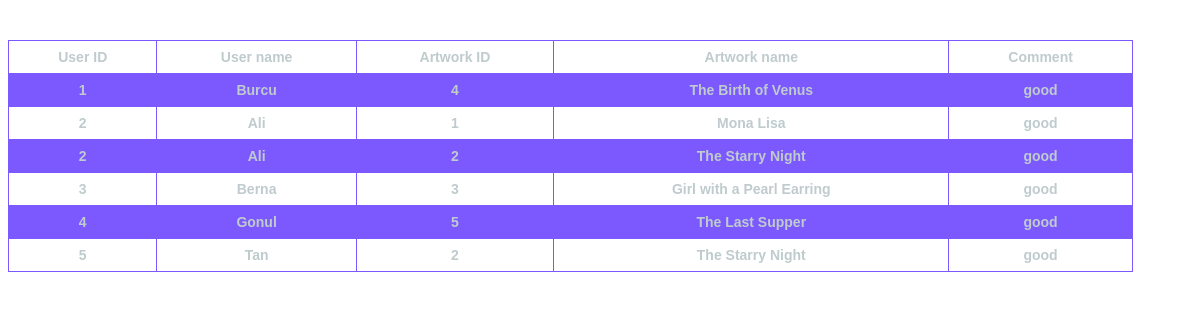
Screenshot of /user_panel_ispace/User_likeArtworksList.php with the database file from the repository.
### tables this page shows
CREATE TABLE `viewartwork` (
  `user_id` int(11) NOT NULL,
  `artwork_id` int(11) NOT NULL,
  `artwork_like_date` date DEFAULT NULL,
  `artwork_comment` varchar(200) DEFAULT NULL
);

CREATE TABLE `users` (
  `user_id` int(11) NOT NULL,
  `user_name` varchar(50) NOT NULL,
  `user_email` varchar(100) NOT NULL,
  `login_password` varchar(20) NOT NULL
);

CREATE TABLE `artworks` (
  `artwork_id` int(11) NOT NULL,
  `artwork_title` varchar(100) DEFAULT NULL,
  `artwork_size` varchar(20) DEFAULT NULL,
  `artwork_location` varchar(50) DEFAULT NULL,
  `artwork_period` varchar(50) DEFAULT NULL,
  `artwork_medium` varchar(20) DEFAULT NULL,
  `artwork_date` date DEFAULT NULL
);

### user_panel_ispace/User_likeArtworksList.php (the view, shortened to what this page needs)
<!DOCTYPE html>
<html>
<head>
</head>
<body>
<table>
<br>
<tr> <th>User ID</th> <th>User name</th>  <th>Artwork ID</th> <th>Artwork name</th> <th>Comment</th>  </tr>
<br>
<?php
include "connect.php";
$sql_statement = "SELECT U.user_id,U.user_name, A.artwork_id,A.artwork_title, W.artwork_comment
      FROM  viewartwork W, users U, artworks A
      WHERE W.user_id=U.user_id AND W.artwork_id=A.artwork_id ";
$result = mysqli_query($db, $sql_statement);
while($row = mysqli_fetch_assoc($result))
{
    $uid = $row['user_id'];
    $uname = $row['user_name'];
    $tvsid = $row['artwork_id'];
    $tvsname = $row['artwork_title'];
    $comment = $row['artwork_comment'];
    echo "<tr>" . "<th>".$uid."</th>" . "<th>".$uname."</th>" .
                  "<th>".$tvsid."</th>" . "<th>".$tvsname."</th>" .
                  "<th>".$comment."</th>" .  "</tr>"  ;
}
?>
</table>
</body>
</html>

### user_panel_ispace/User_likeArtworksList.php (style rules this page uses)
body { font-family: 'Fira Sans', sans-serif; font-weight: 400; font-size: 14px; color: #BFCBCD; text-decoration: none; }
table { font-family: arial, sans-serif; border-collapse: collapse; border: 1px solid black; width: 95%; color: #BFCBCD; }
th,td { border: 1px solid #7B59FF; text-align: left; padding: 8px; }
th { text-align: center; }
tr:nth-child(even) { background-color: #7B59FF; }

### rows the page displays
viewartwork: user.user_id "1", user.user_name "Burcu", artwork.artwork_id "4", artwork.artwork_title "The Birth of Venus", artwork_comment "good"
viewartwork: user.user_id "2", user.user_name "Ali", artwork.artwork_id "1", artwork.artwork_title "Mona Lisa", artwork_comment "good"
viewartwork: user.user_id "2", user.user_name "Ali", artwork.artwork_id "2", artwork.artwork_title "The Starry Night", artwork_comment "good"
viewartwork: user.user_id "3", user.user_name "Berna", artwork.artwork_id "3", artwork.artwork_title "Girl with a Pearl Earring", artwork_comment "good"
viewartwork: user.user_id "4", user.user_name "Gonul", artwork.artwork_id "5", artwork.artwork_title "The Last Supper", artwork_comment "good"
viewartwork: user.user_id "5", user.user_name "Tan", artwork.artwork_id "2", artwork.artwork_title "The Starry Night", artwork_comment "good"
